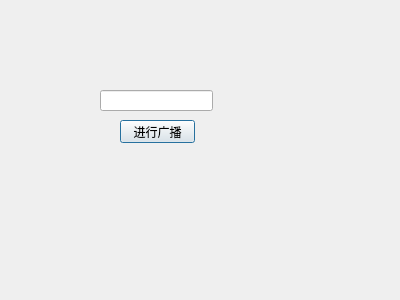
<?xml version="1.0" encoding="UTF-8"?>
<ui version="4.0">
 <class>Sender</class>
 <widget class="QDialog" name="Sender">
  <property name="geometry">
   <rect>
    <x>0</x>
    <y>0</y>
    <width>400</width>
    <height>300</height>
   </rect>
  </property>
  <property name="windowTitle">
   <string>Sender</string>
  </property>
  <widget class="QPushButton" name="pushButton">
   <property name="geometry">
    <rect>
     <x>120</x>
     <y>120</y>
     <width>75</width>
     <height>23</height>
    </rect>
   </property>
   <property name="text">
    <string>进行广播</string>
   </property>
  </widget>
  <widget class="QLineEdit" name="lineEdit">
   <property name="geometry">
    <rect>
     <x>100</x>
     <y>90</y>
     <width>113</width>
     <height>21</height>
    </rect>
   </property>
  </widget>
 </widget>
 <layoutdefault spacing="6" margin="11"/>
 <resources/>
 <connections/>
</ui>
